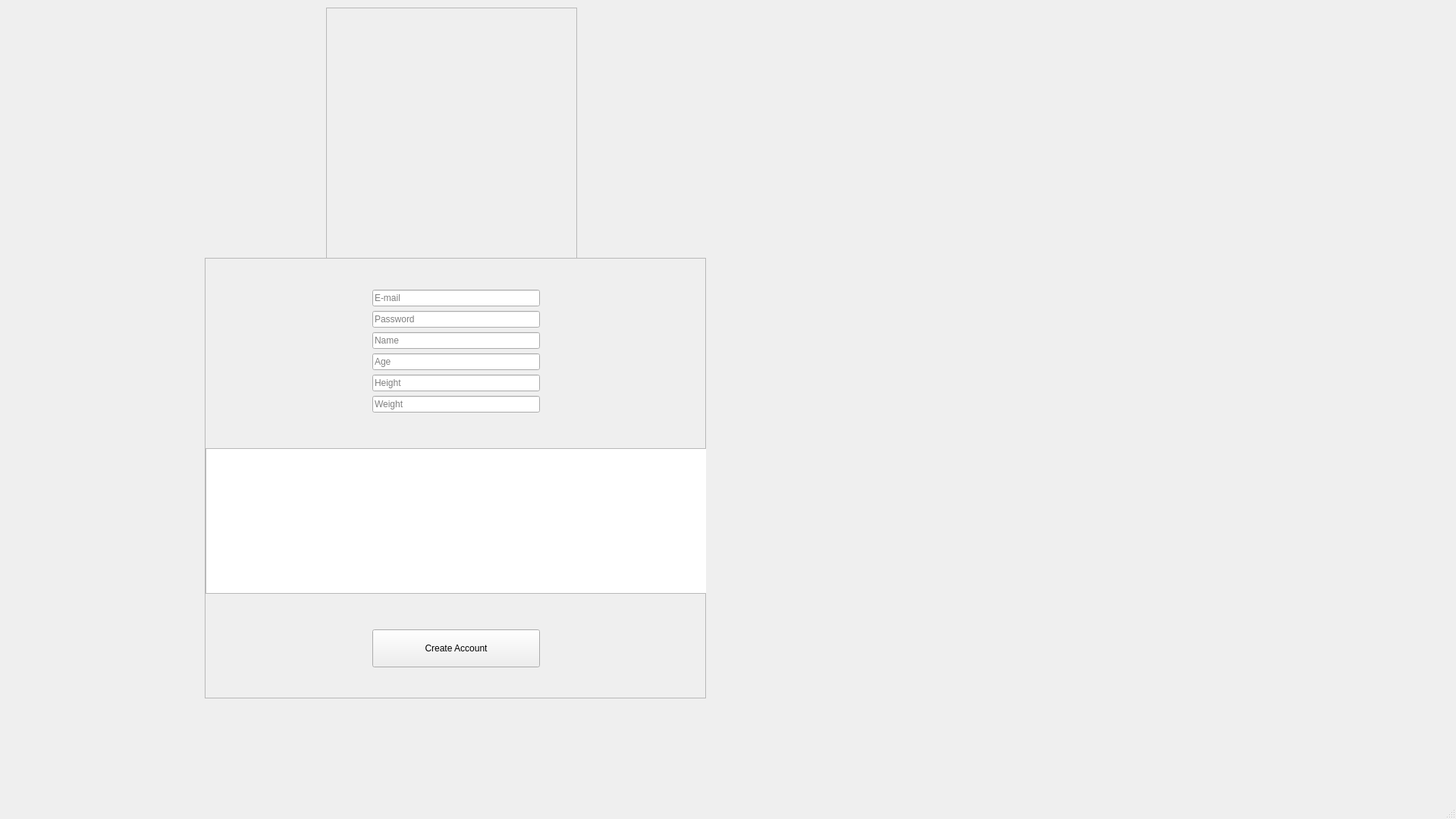
<?xml version="1.0" encoding="UTF-8"?>
<ui version="4.0">
 <class>createAccount</class>
 <widget class="QMainWindow" name="createAccount">
  <property name="geometry">
   <rect>
    <x>0</x>
    <y>0</y>
    <width>1920</width>
    <height>1080</height>
   </rect>
  </property>
  <property name="windowTitle">
   <string>Fit Check</string>
  </property>
  <widget class="QWidget" name="centralwidget">
   <widget class="QFrame" name="frame">
    <property name="geometry">
     <rect>
      <x>270</x>
      <y>340</y>
      <width>661</width>
      <height>581</height>
     </rect>
    </property>
    <property name="frameShape">
     <enum>QFrame::StyledPanel</enum>
    </property>
    <property name="frameShadow">
     <enum>QFrame::Raised</enum>
    </property>
    <widget class="QWidget" name="layoutWidget">
     <property name="geometry">
      <rect>
       <x>1</x>
       <y>1</y>
       <width>661</width>
       <height>581</height>
      </rect>
     </property>
     <layout class="QVBoxLayout" name="verticalLayout_2">
      <item>
       <layout class="QVBoxLayout" name="verticalLayout">
        <item>
         <layout class="QHBoxLayout" name="horizontalLayout">
          <item>
           <spacer name="horizontalSpacer_2">
            <property name="orientation">
             <enum>Qt::Horizontal</enum>
            </property>
            <property name="sizeHint" stdset="0">
             <size>
              <width>40</width>
              <height>20</height>
             </size>
            </property>
           </spacer>
          </item>
          <item>
           <widget class="QLineEdit" name="lineEdit_newEmail">
            <property name="sizePolicy">
             <sizepolicy hsizetype="Expanding" vsizetype="Fixed">
              <horstretch>0</horstretch>
              <verstretch>0</verstretch>
             </sizepolicy>
            </property>
            <property name="text">
             <string/>
            </property>
            <property name="placeholderText">
             <string notr="true">E-mail</string>
            </property>
           </widget>
          </item>
          <item>
           <spacer name="horizontalSpacer">
            <property name="orientation">
             <enum>Qt::Horizontal</enum>
            </property>
            <property name="sizeHint" stdset="0">
             <size>
              <width>40</width>
              <height>20</height>
             </size>
            </property>
           </spacer>
          </item>
         </layout>
        </item>
        <item>
         <layout class="QHBoxLayout" name="horizontalLayout_2">
          <item>
           <spacer name="horizontalSpacer_4">
            <property name="orientation">
             <enum>Qt::Horizontal</enum>
            </property>
            <property name="sizeHint" stdset="0">
             <size>
              <width>40</width>
              <height>20</height>
             </size>
            </property>
           </spacer>
          </item>
          <item>
           <widget class="QLineEdit" name="lineEdit_newPassword">
            <property name="text">
             <string/>
            </property>
            <property name="placeholderText">
             <string>Password</string>
            </property>
           </widget>
          </item>
          <item>
           <spacer name="horizontalSpacer_3">
            <property name="orientation">
             <enum>Qt::Horizontal</enum>
            </property>
            <property name="sizeHint" stdset="0">
             <size>
              <width>40</width>
              <height>20</height>
             </size>
            </property>
           </spacer>
          </item>
         </layout>
        </item>
        <item>
         <layout class="QHBoxLayout" name="horizontalLayout_3">
          <item>
           <spacer name="horizontalSpacer_9">
            <property name="orientation">
             <enum>Qt::Horizontal</enum>
            </property>
            <property name="sizeHint" stdset="0">
             <size>
              <width>40</width>
              <height>20</height>
             </size>
            </property>
           </spacer>
          </item>
          <item>
           <widget class="QLineEdit" name="lineEdit_newName">
            <property name="text">
             <string/>
            </property>
            <property name="placeholderText">
             <string>Name</string>
            </property>
           </widget>
          </item>
          <item>
           <spacer name="horizontalSpacer_5">
            <property name="orientation">
             <enum>Qt::Horizontal</enum>
            </property>
            <property name="sizeHint" stdset="0">
             <size>
              <width>40</width>
              <height>20</height>
             </size>
            </property>
           </spacer>
          </item>
         </layout>
        </item>
        <item>
         <layout class="QHBoxLayout" name="horizontalLayout_4">
          <item>
           <spacer name="horizontalSpacer_10">
            <property name="orientation">
             <enum>Qt::Horizontal</enum>
            </property>
            <property name="sizeHint" stdset="0">
             <size>
              <width>40</width>
              <height>20</height>
             </size>
            </property>
           </spacer>
          </item>
          <item>
           <widget class="QLineEdit" name="lineEdit_newAge">
            <property name="text">
             <string/>
            </property>
            <property name="placeholderText">
             <string>Age</string>
            </property>
           </widget>
          </item>
          <item>
           <spacer name="horizontalSpacer_6">
            <property name="orientation">
             <enum>Qt::Horizontal</enum>
            </property>
            <property name="sizeHint" stdset="0">
             <size>
              <width>40</width>
              <height>20</height>
             </size>
            </property>
           </spacer>
          </item>
         </layout>
        </item>
        <item>
         <layout class="QHBoxLayout" name="horizontalLayout_5">
          <item>
           <spacer name="horizontalSpacer_11">
            <property name="orientation">
             <enum>Qt::Horizontal</enum>
            </property>
            <property name="sizeHint" stdset="0">
             <size>
              <width>40</width>
              <height>20</height>
             </size>
            </property>
           </spacer>
          </item>
          <item>
           <widget class="QLineEdit" name="lineEdit_newHeight">
            <property name="text">
             <string/>
            </property>
            <property name="placeholderText">
             <string>Height</string>
            </property>
           </widget>
          </item>
          <item>
           <spacer name="horizontalSpacer_7">
            <property name="orientation">
             <enum>Qt::Horizontal</enum>
            </property>
            <property name="sizeHint" stdset="0">
             <size>
              <width>40</width>
              <height>20</height>
             </size>
            </property>
           </spacer>
          </item>
         </layout>
        </item>
        <item>
         <layout class="QHBoxLayout" name="horizontalLayout_6">
          <item>
           <spacer name="horizontalSpacer_12">
            <property name="orientation">
             <enum>Qt::Horizontal</enum>
            </property>
            <property name="sizeHint" stdset="0">
             <size>
              <width>40</width>
              <height>20</height>
             </size>
            </property>
           </spacer>
          </item>
          <item>
           <widget class="QLineEdit" name="lineEdit_newWeight">
            <property name="text">
             <string/>
            </property>
            <property name="placeholderText">
             <string>Weight</string>
            </property>
           </widget>
          </item>
          <item>
           <spacer name="horizontalSpacer_8">
            <property name="orientation">
             <enum>Qt::Horizontal</enum>
            </property>
            <property name="sizeHint" stdset="0">
             <size>
              <width>40</width>
              <height>20</height>
             </size>
            </property>
           </spacer>
          </item>
         </layout>
        </item>
       </layout>
      </item>
      <item>
       <widget class="QTextBrowser" name="textBrowser_checkNewUser">
        <property name="sizePolicy">
         <sizepolicy hsizetype="Expanding" vsizetype="Fixed">
          <horstretch>0</horstretch>
          <verstretch>0</verstretch>
         </sizepolicy>
        </property>
       </widget>
      </item>
      <item>
       <layout class="QHBoxLayout" name="horizontalLayout_7">
        <item>
         <spacer name="horizontalSpacer_14">
          <property name="orientation">
           <enum>Qt::Horizontal</enum>
          </property>
          <property name="sizeHint" stdset="0">
           <size>
            <width>40</width>
            <height>20</height>
           </size>
          </property>
         </spacer>
        </item>
        <item>
         <widget class="QPushButton" name="pushButton_createAccount">
          <property name="enabled">
           <bool>true</bool>
          </property>
          <property name="sizePolicy">
           <sizepolicy hsizetype="Expanding" vsizetype="Fixed">
            <horstretch>0</horstretch>
            <verstretch>0</verstretch>
           </sizepolicy>
          </property>
          <property name="minimumSize">
           <size>
            <width>50</width>
            <height>50</height>
           </size>
          </property>
          <property name="styleSheet">
           <string notr="true">QPushButton:hover { background-color: #66c011; }</string>
          </property>
          <property name="text">
           <string>Create Account</string>
          </property>
         </widget>
        </item>
        <item>
         <spacer name="horizontalSpacer_13">
          <property name="orientation">
           <enum>Qt::Horizontal</enum>
          </property>
          <property name="sizeHint" stdset="0">
           <size>
            <width>40</width>
            <height>20</height>
           </size>
          </property>
         </spacer>
        </item>
       </layout>
      </item>
     </layout>
    </widget>
   </widget>
   <widget class="QFrame" name="logo">
    <property name="geometry">
     <rect>
      <x>430</x>
      <y>10</y>
      <width>331</width>
      <height>331</height>
     </rect>
    </property>
    <property name="styleSheet">
     <string notr="true">border-image: url(:/Images/logo.jpeg);</string>
    </property>
    <property name="frameShape">
     <enum>QFrame::StyledPanel</enum>
    </property>
    <property name="frameShadow">
     <enum>QFrame::Raised</enum>
    </property>
   </widget>
  </widget>
  <widget class="QMenuBar" name="menubar">
   <property name="geometry">
    <rect>
     <x>0</x>
     <y>0</y>
     <width>1920</width>
     <height>22</height>
    </rect>
   </property>
  </widget>
  <widget class="QStatusBar" name="statusbar"/>
 </widget>
 <resources/>
 <connections/>
</ui>
